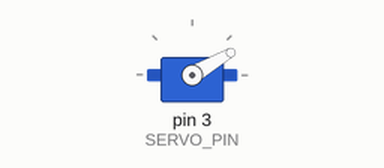
This sketch was run on a simulated Arduino Uno, built with avr-gcc and run on an emulated ATmega328P. On the bench: servo.

Above: at 0.2 s.
At 0.7 s:
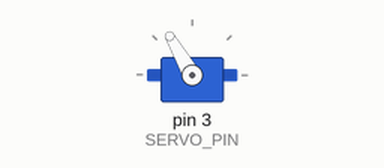
Timing chart, 0 to 2.6 s (numbered marks = the images above):
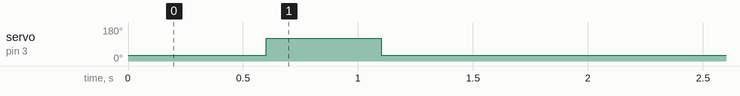

Measured:
- by itself, servo on pin 3 (SERVO_PIN): 30° → 120° at 0.60 s, → 30° 0.50 s later

The sketch:

AutoFeeder.ino
```cpp
#include <Servo.h>

/***********************************************************************************
Small fish feeder

code is set to have the feeder run 1x per day. It runs once immediatley upon startup,
then waits 24 hours for next run. For testing comment out the DAY (24*HOUR) line
and uncomment Day (2*SECOND) line
*****************************************************************************************/

#define SECOND 1000L
#define MINUTE (60*SECOND)
#define HOUR (60*MINUTE)
#define DAY (24*HOUR) //uncomment for actual run
//#define DAY (2*SECOND) //test setup

const int SERVO_PIN = 3; //pin number for the led pin - this is 'const' since it will not change during code, and saves Arduino memory
const int FILL_DEGREE=30; //starting hole location, fill slider with fish food
const int DISPENSE_DEGREE=120; //dispensing hole location

Servo servo1;

//setup runs once when the Arduino is turned on
void setup()
{
delay(100);
servo1.attach(SERVO_PIN); //attach the servo on pin SERVO_PIN

} //setup() is done, go to loop()

//loop runs forever once setup is complete
void loop()
{
//******************************************************************************
//NOTE: YOU WILL HAVE TO CHANGE THESE VALUES based on your servo horn alignment.
//******************************************************************************

servo1.write(FILL_DEGREE); // tell servo to go to fill position
delay(500); // delay for 1 second
servo1.write(DISPENSE_DEGREE); // tell servo to go to dispense location
delay(500);
servo1.write(FILL_DEGREE); // tell servo to go back to fill position

delay(DAY); // delay for 1 day
}
```
